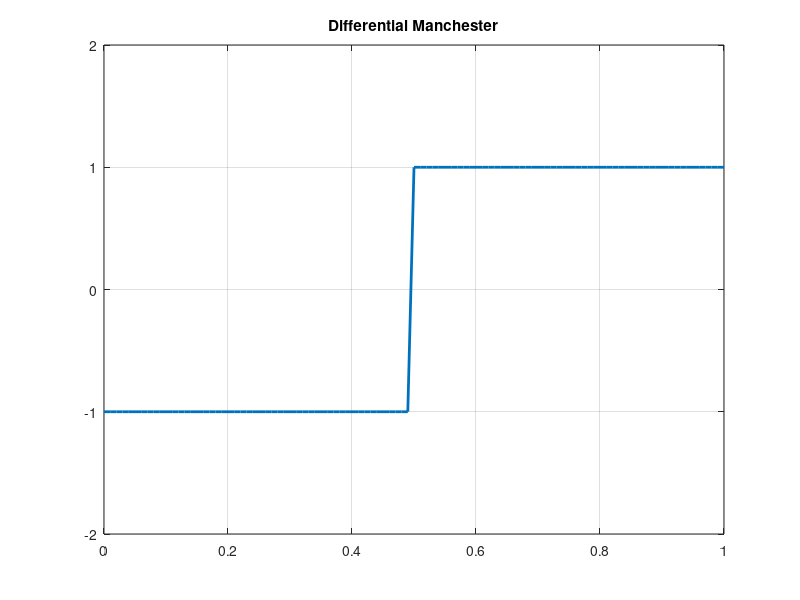

The MATLAB script that drew this image:
%Only Transition at start of a bit period represents zero.
% • No transition at start of a bit period represents one.
% • Diff. Manchester requires two signal changes to represent “0” and one signal change to represent “1”
clc;
clear;
close all;

b=input('Enter binary Data: ', 's')-'0';
n=length(b);
t=0:0.01:n;

lastbit=1;

for i=1:n
  if(b(i)==1)
    x(i*100:(i*100)+50)=lastbit;
    lastbit=-lastbit;
    x((i*100)+50:(i+1)*100)=lastbit;
  else
    lastbit=-lastbit;
    x(i*100:(i*100)+50)=lastbit;
    lastbit=-lastbit;
    x((i*100)+50:(i+1)*100)=lastbit;
  endif
end


x=x(100:end);

subplot(1,1,1)
plot(t,x, 'linewidth',2)
grid on;
axis([0 n -2 +2])
title('Differential Manchester');

